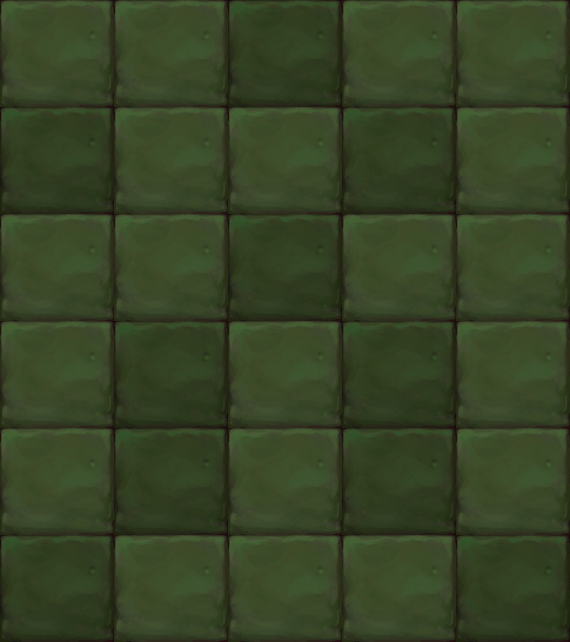

A 2D game scene composited from a Tiled map and its tileset images. What follows is a short description and the map's XML, with each tile layer's data collapsed to a summary:
An orthogonal 5x6 tile map with 114x107 px tiles, 1 tile layer (块层 1).

<map version="1.0" orientation="orthogonal" width="5" height="6" tilewidth="114" tileheight="107">
 <tileset firstgid="1" name="map017" tilewidth="114" tileheight="107">
  <image source="map017.png" width="228" height="107" />
 </tileset>
 <layer name="块层 1" width="5" height="6">
  <data>[30 cells, 30 non-empty, 2 distinct tile ids]</data>
 </layer>
</map>
